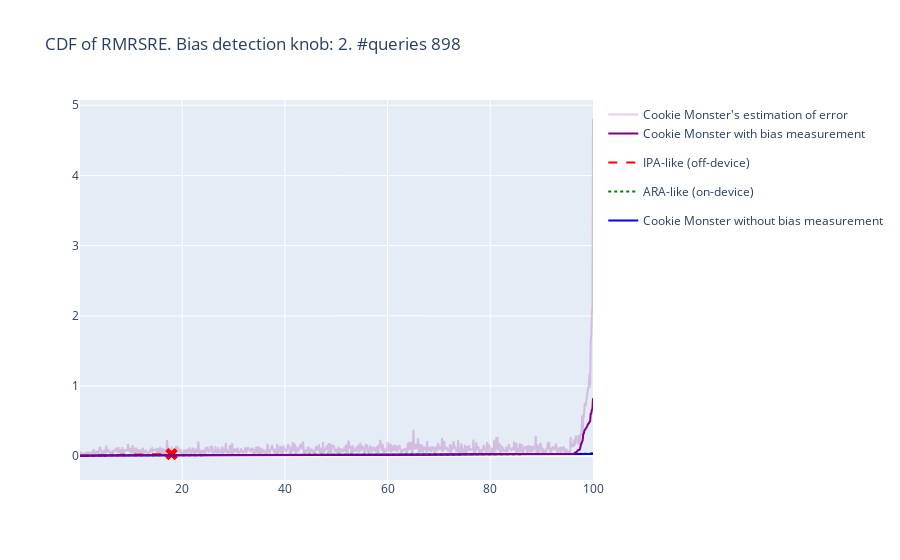

This figure's notebook cell:
### Code cell
full_cdfs = go.Figure()
full_cdfs.add_trace(trace_unsorted)
# full_cdfs.add_trace(trace_cutoff)
for trace in cdf(**cdf_args):
    full_cdfs.add_trace(trace)
full_cdfs.update_layout(title=f"CDF of RMRSRE. Bias detection knob: {bias_detection_knob}. #queries {num_queries}")
full_cdfs

### Figure 1 — Plotly figure (JSON) as saved in the notebook; plotly's stock layout.template omitted (floating-point values rounded to 4 significant figures; data arrays with more than 128 entries replaced by an {"elided": "..."} marker saying what was removed)
{"data": [{"legendgroup": "Cookie Monster with bias measurement", "line": {"dash": "solid"}, "marker": {"color": "rgba(128, 0, 128, 0.2)", "symbol": "circle"}, "mode": "lines", "name": "Cookie Monster's estimation of error", "showlegend": true, "type": "scatter", "x": {"elided": "898 float values"}, "y": {"elided": "898 float values"}}, {"legendgroup": "IPA-like (off-device)", "line": {"dash": "dash"}, "marker": {"color": "red", "symbol": "x"}, "mode": "lines", "name": "IPA-like (off-device)", "showlegend": true, "type": "scatter", "x": {"elided": "161 float values"}, "y": {"elided": "161 float values"}}, {"legendgroup": "IPA-like (off-device)", "marker": {"color": "red", "size": 11, "symbol": "x"}, "mode": "markers", "name": "IPA-like (off-device)", "showlegend": false, "type": "scatter", "x": [17.93], "y": [0.03071]}, {"legendgroup": "ARA-like (on-device)", "line": {"dash": "dot"}, "marker": {"color": "green", "symbol": "diamond"}, "mode": "lines", "name": "ARA-like (on-device)", "showlegend": true, "type": "scatter", "x": {"elided": "898 float values"}, "y": {"elided": "898 float values"}}, {"legendgroup": "Cookie Monster without bias measurement", "line": {"dash": "solid"}, "marker": {"color": "blue", "symbol": "circle"}, "mode": "lines", "name": "Cookie Monster without bias measurement", "showlegend": true, "type": "scatter", "x": {"elided": "898 float values"}, "y": {"elided": "898 float values"}}, {"legendgroup": "Cookie Monster with bias measurement", "line": {"dash": "solid"}, "marker": {"color": "purple", "symbol": "circle"}, "mode": "lines", "name": "Cookie Monster with bias measurement", "showlegend": true, "type": "scatter", "x": {"elided": "898 float values"}, "y": {"elided": "898 float values"}}], "layout": {"title": {"text": "CDF of RMRSRE. Bias detection knob: 2. #queries 898"}}}
